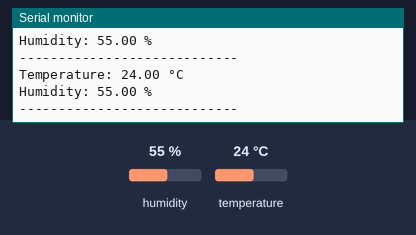
This sketch was run on a simulated Arduino Uno, built with avr-gcc and run on an emulated ATmega328P. Parts: the last lines printed to the serial monitor. The test bench sets the inputs (shaded band); at power-on: humidity 55 %, temperature 24 °C.

Above: at 5.8 s.
5.9 s: humidity set to 22 %
At 10.9 s:
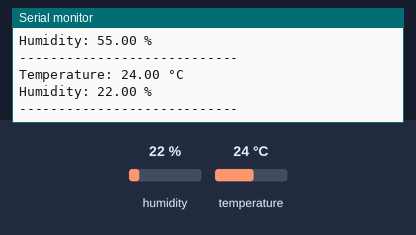
11.9 s: temperature set to 12 °C
At 16.4 s:
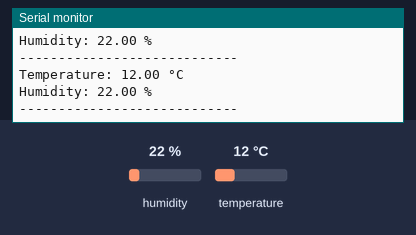
17.9 s: humidity set to 40 %
At 20.7 s:
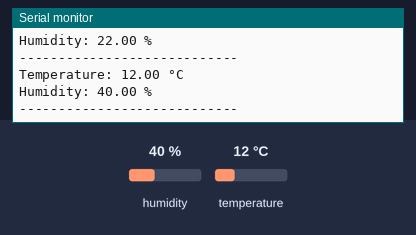
Timing chart, 0 to 22.2 s (numbered marks = the images above; inputs shaded):
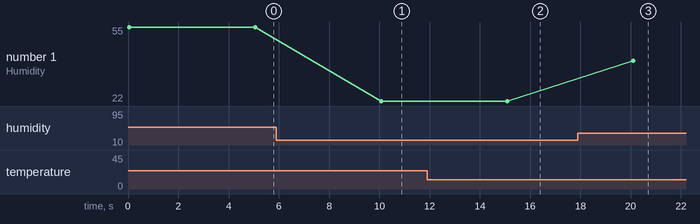

The sketch:

dht22_sensor.ino
```cpp
#include "DHT.h"
const int DELAY_INTERVAL = 5000;

#define DHTPIN 2
#define DHTTYPE DHT22

DHT dht(DHTPIN, DHTTYPE);

void setup() {
  Serial.begin(9600);
  dht.begin();
  Serial.println("DHT22 Sensor Initialized...");
}

void loop() {
  float humidity = dht.readHumidity();
  float temperature = dht.readTemperature();

  if (isnan(humidity) || isnan(temperature)) {
    Serial.println("Data is empty");
    delay(DELAY_INTERVAL);
    return;
  }

  printInfo(temperature, humidity);

}

void printInfo(float t, float h) {
  Serial.print("Temperature: ");
  Serial.print(t);
  Serial.println(" °C");

  Serial.print("Humidity: ");
  Serial.print(h);
  Serial.println(" %");

  Serial.println("----------------------------");
  delay(DELAY_INTERVAL);
}

/*
  DHT22 Sensor Initialized...
  Temperature: 23.50 °C
  Humidity: 56.70 %
  ----------------------------
  Temperature: 23.50 °C
  Humidity: 56.70 %
  ----------------------------
  Temperature: 23.50 °C
  Humidity: 56.70 %
  ----------------------------
*/
```

Measured:
- after the input at 5.9 s, the serial monitor: prints a new line after 4.2 s (image 1)
- after the input at 11.9 s, the serial monitor: prints a new line after 3.2 s (image 2)
- after the input at 17.9 s, the serial monitor: prints a new line after 2.2 s (image 3)
- plotted number 1: 55 → 22 after the input at 5.9 s, 22 → 40 after the input at 17.9 s
